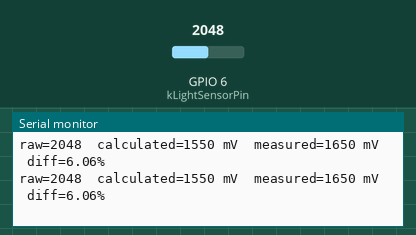
Bench run of a program on a simulated ESP32-S3. Parts: the last lines printed to the serial monitor. The test bench sets the inputs (shaded band); at power-on: GPIO 6 (kLightSensorPin) = 2048 (analog values on the 0–4095 scale).

Above: at 1.2 s.
1.3 s: GPIO 6 (kLightSensorPin) set to 3
At 1.31 s:
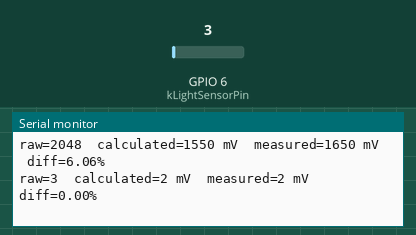
2.8 s: GPIO 6 (kLightSensorPin) set to 0
At 2.82 s:
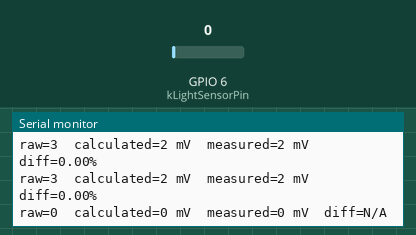

Measured:
- the behaviour switches between 2 and 1 on GPIO 6 (kLightSensorPin) (found by bisection; images 1 and 2)
- after the input at 1.3 s, the serial monitor: prints a new line at once (image 1)
- after the input at 2.8 s, the serial monitor: prints a new line at once (image 2)

The program:

main.cpp
```cpp
#include <Arduino.h>

constexpr uint8_t kLightSensorPin = 6;

constexpr uint16_t kAdcMaxValue = 4095;
constexpr uint32_t kReferenceVoltageMv = 3100;

uint32_t calculateMilliVolts(uint16_t rawValue);
float calculatePercentageDiff(uint32_t calculatedValue, uint32_t referenceValue);

void setup() {
    Serial.begin(115200);

    analogReadResolution(12);
}

void loop() {
    uint16_t rawValue = analogRead(kLightSensorPin);
    uint32_t calculatedMilliVolts = calculateMilliVolts(rawValue);
    uint32_t measuredMilliVolts = analogReadMilliVolts(kLightSensorPin);

    char diffText[16] = "N/A";
    if (measuredMilliVolts != 0) {
        float diff = calculatePercentageDiff(calculatedMilliVolts, measuredMilliVolts);
        snprintf(diffText, sizeof(diffText), "%.2f%%", diff);
    }

    Serial.printf(
        "raw=%u\tcalculated=%lu mV\tmeasured=%lu mV\tdiff=%s\n",
        static_cast<unsigned int>(rawValue),
        static_cast<unsigned long>(calculatedMilliVolts),
        static_cast<unsigned long>(measuredMilliVolts),
        diffText);

    delay(100);
}

uint32_t calculateMilliVolts(uint16_t rawValue) {
    return static_cast<uint32_t>(rawValue) * kReferenceVoltageMv / kAdcMaxValue;
}

float calculatePercentageDiff(uint32_t calculatedValue, uint32_t referenceValue) {
    uint32_t absoluteDifference = calculatedValue > referenceValue
        ? calculatedValue - referenceValue
        : referenceValue - calculatedValue;

    return static_cast<float>(absoluteDifference) * 100.0F / referenceValue;
}
```
